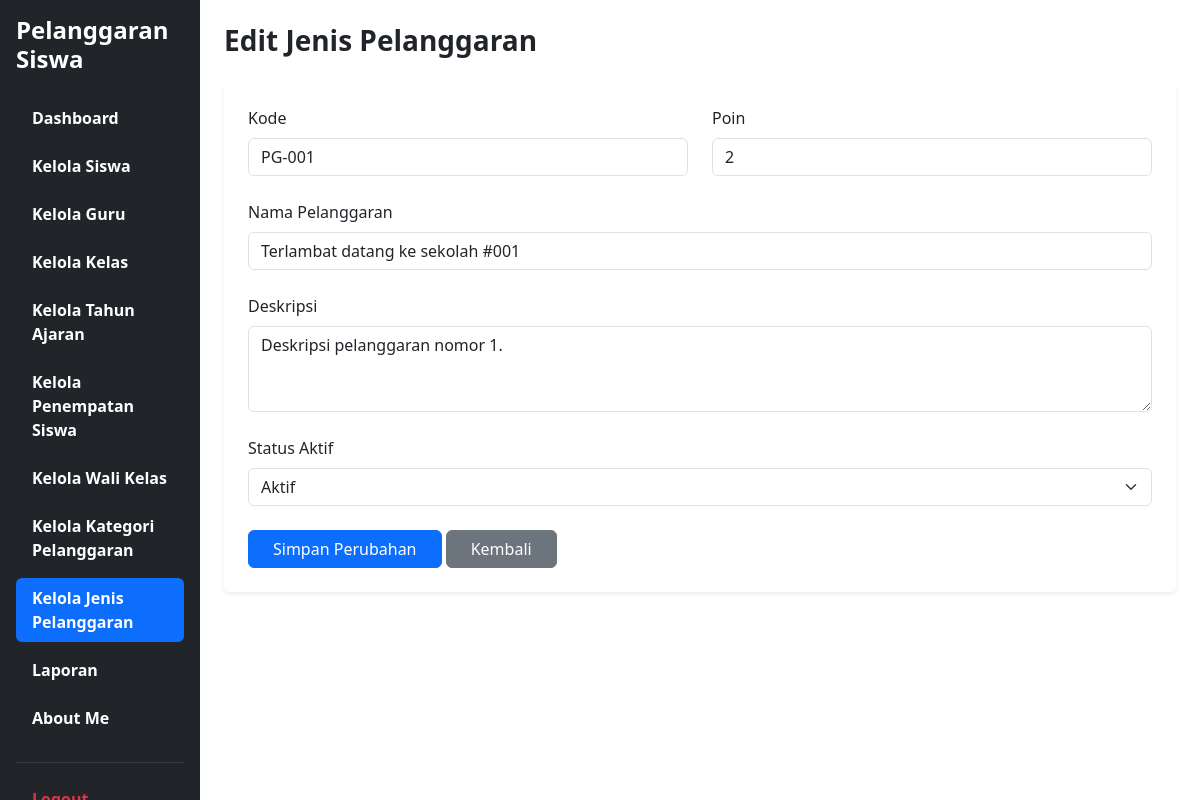
The page /edit_pelanggaran.php?id=1 (signed in) on the database its author committed.
### tables this page shows
CREATE TABLE `t_pelanggaran` (
  `id` int(11) NOT NULL,
  `pelanggaran_kategori_id` int(11) DEFAULT NULL,
  `kode` varchar(30) DEFAULT NULL,
  `nama` varchar(150) DEFAULT NULL,
  `poin` int(11) NOT NULL,
  `deskripsi` text NOT NULL,
  `status_aktif` tinyint(1) NOT NULL,
  `created_at` timestamp NOT NULL DEFAULT current_timestamp(),
  `updated_at` timestamp NOT NULL DEFAULT current_timestamp()
);

### edit_pelanggaran.php (the view, shortened to what this page needs)
<?php
require_once 'config/koneksi.php';
$id = (int)($_GET['id'] ?? 0);
$stmt = mysqli_prepare($koneksi,
    "SELECT * FROM t_pelanggaran WHERE id = ?"
);
mysqli_stmt_bind_param($stmt, "i", $id);
mysqli_stmt_execute($stmt);
$hasil = mysqli_stmt_get_result($stmt);
$data = mysqli_fetch_assoc($hasil);
function e($data) {
    return htmlspecialchars((string)($data ?? ""), ENT_QUOTES, "UTF-8");
}
?>
<!DOCTYPE html>
<html lang="id">
<head>
    <link href="https://cdn.jsdelivr.net/npm/bootstrap@5.3.8/dist/css/bootstrap.min.css" rel="stylesheet">
</head>
<body>
<div class="container-fluid">
    <div class="row">
        <div class="col-md-3 col-lg-2 bg-dark min-vh-100 p-3 sticky-top" style="top: 0; height: 100vh; overflow-y: auto;">
            <h4 class="text-white fw-bold mb-4 ">
            Pelanggaran Siswa
            </h4>
            <ul class="nav nav-pills flex-column">
                <li class="nav-item mb-2">
                    <a href="dashboard.php" class="nav-link text-white">
                    <h7 class="fw-bold mb-4">Dashboard</h7>
                    </a>
                </li>
                <li class="nav-item mb-2">
                    <a href="Kelola_Siswa.php" class="nav-link text-white">
                    <h7 class="fw-bold mb-4">Kelola Siswa</h7>
                    </a>
                </li>
                <li class="nav-item mb-2">
                    <a href="Kelola_Guru.php" class="nav-link text-white">
                    <h7 class="fw-bold mb-4">Kelola Guru</h7>
                    </a>
                </li>
                <li class="nav-item mb-2">
                    <a href="Kelola_Kelas.php" class="nav-link text-white">
                    <h7 class="fw-bold mb-4">Kelola Kelas</h7>
                    </a>
                </li>
                <li class="nav-item mb-2">
                    <a href="Kelola_Tahun_Ajaran.php" class="nav-link text-white">
                    <h7 class="fw-bold mb-4">Kelola Tahun Ajaran</h7>
                    </a>
                </li>
                <li class="nav-item mb-2">
                    <a href="Kelola_Penempatan_Siswa.php" class="nav-link text-white">
                    <h7 class="fw-bold mb-4">Kelola Penempatan Siswa</h7>
                    </a>
                </li>
                <li class="nav-item mb-2">
                    <a href="Kelola_Wali_Kelas.php" class="nav-link text-white">
                    <h7 class="fw-bold mb-4">Kelola Wali Kelas</h7>
                    </a>
                </li>
                <li class="nav-item mb-2">
                    <a href="Kelola_Kategori_Pelanggaran.php" class="nav-link text-white">
                    <h7 class="fw-bold mb-4">Kelola Kategori Pelanggaran</h7>
                    </a>
                </li>
                <li class="nav-item mb-2">
                    <a href="Kelola_Jenis_Pelanggaran.php" class="nav-link active">
                    <h7 class="fw-bold mb-4">Kelola Jenis Pelanggaran</h7>
                    </a>
                </li>
                <li class="nav-item mb-2">
                    <a href="Laporan.php" class="nav-link text-white">
                    <h7 class="fw-bold mb-4">Laporan</h7>
                    </a>
                </li>
                <li class="nav-item mb-2">
                    <a href="about_me.php" class="nav-link text-white">
                    <h7 class="fw-bold mb-4">About Me</h7>
                    </a>
                </li>
                <hr class="text-secondary">
                <li class="nav-item">
                    <a href="logout.php" class="nav-link text-danger">
                    <h7 class="fw-bold mb-4">Logout</h7>
                    </a>
                </li>
            </ul>
        </div>
        <main class="col-md-9 col-lg-10 p-4">
            <h3 class="mb-4 fw-bold">Edit Jenis Pelanggaran</h3>
            <div class="card border-0 shadow-sm">
                <div class="card-body p-4">
                    <form method="POST">
                        <div class="row">
                            <div class="col-md-6 mb-4">
                                <label class="form-label">Kode</label>
                                <input type="text" name="kode" class="form-control" placeholder="Contoh: PG-001" value="<?= e($data['kode']) ?>" required>
                            </div>
                            <div class="col-md-6 mb-4">
                                <label class="form-label">Poin</label>
                                <input type="number" name="poin" class="form-control" value="<?= e($data['poin']) ?>" required>
                            </div>
                        </div>
                        <div class="mb-4">
                            <label class="form-label">Nama Pelanggaran</label>
                            <input type="text" name="nama" class="form-control" placeholder="Masukkan nama pelanggaran" value="<?= e($data['nama']) ?>" required>
                        </div>
                        <div class="mb-4">
                            <label class="form-label">Deskripsi</label>
                            <textarea name="deskripsi" class="form-control" rows="3" placeholder="Masukkan deskripsi pelanggaran" required><?= e($data['deskripsi']) ?></textarea>
                        </div>
                        <div class="mb-4">
                            <label class="form-label">Status Aktif</label>
                            <select name="status_aktif" class="form-select" required>
                                <option value="1" <?= $data['status_aktif'] == 1 ? 'selected' : '' ?>>
                                    Aktif
                                </option>
                            </select>
                        </div>
                        <button type="submit" name="simpan" class="btn btn-primary px-4">
                            Simpan Perubahan
                        </button>
                        <a href="Kelola_Jenis_Pelanggaran.php" class="btn btn-secondary px-4">
                            Kembali
                        </a>
                    </form>
                </div>
            </div>
        </main>
    </div>
</div>
</body>
</html>

### rows shown on the page
t_pelanggaran: kode "PG-001", poin "2", nama "Terlambat datang ke sekolah #001", deskripsi "Deskripsi pelanggaran nomor 1.", status_aktif "Aktif"
